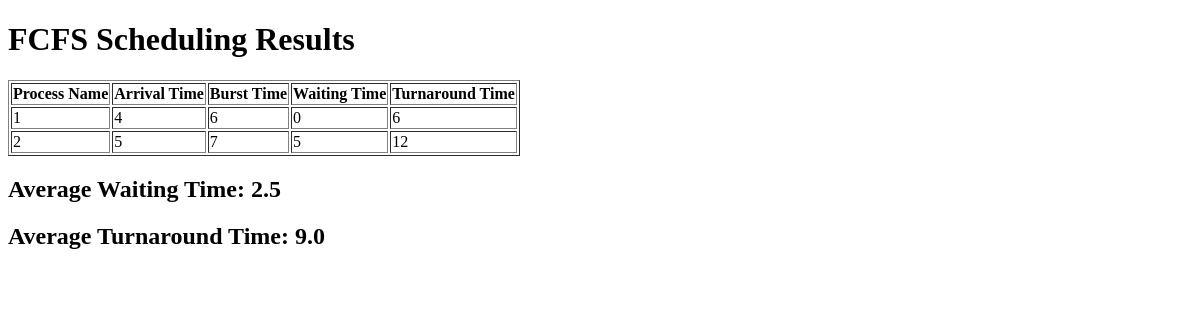
The page /fcfs/ on the database as committed earlier.
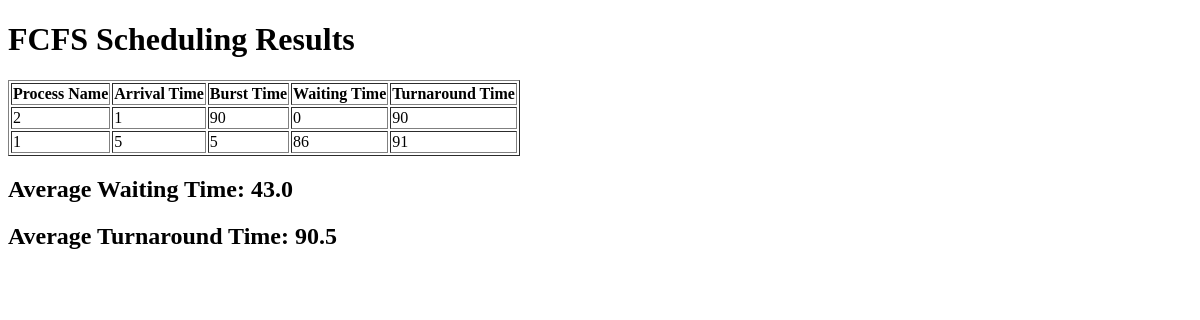
The same page on the database as committed later.
### home/models.py (models this page shows, shortened)
class DynamicProcessModel(models.Model):
    process_name = models.IntegerField()
    arrival_time = models.IntegerField()
    burst_time = models.IntegerField()
    priority = models.IntegerField(default=0)

### home/views.py (the view)
# urls.py: path('fcfs/', views.Fcfsview.as_view(), name='fcfs'),
class Fcfsview(View):
    def get(self, request):
        processes = list(DynamicProcessModel.objects.all().order_by('arrival_time'))
        if processes:
            waiting_times = []
            turnaround_times = []
            current_time = 0
            total_waiting_time = 0
            total_turnaround_time = 0
            process_data = []  # این لیست به جای result استفاده می‌شه
            for process in processes:
                if current_time < process.arrival_time:
                    current_time = process.arrival_time
                waiting_time = current_time - process.arrival_time
                waiting_times.append(waiting_time)
                current_time += process.burst_time
                turnaround_time = current_time - process.arrival_time
                turnaround_times.append(turnaround_time)
                total_waiting_time += waiting_time
                total_turnaround_time += turnaround_time
                process_data.append({
                    'process_name': process.process_name,
                    'arrival_time': process.arrival_time,
                    'burst_time': process.burst_time,
                    'waiting_time': waiting_time,
                    'turnaround_time': turnaround_time,
                })
            avg_waiting_time = total_waiting_time / len(processes)
            avg_turnaround_time = total_turnaround_time / len(processes)
        else:
            avg_waiting_time = 0
            avg_turnaround_time = 0
            process_data = []
        context = {
            'process_data': process_data,  # ارسال لیست process_data به قالب
            'avg_waiting_time': avg_waiting_time,
            'avg_turnaround_time': avg_turnaround_time
        }
        return render(request, 'home/fcfs_result.html', context)

### home/templates/home/fcfs_result.html (shortened to what this page needs)
<!DOCTYPE html>
<html lang="en">
<head>
</head>
<body>
    <h1>FCFS Scheduling Results</h1>
    <table border="1">
        <tr>
            <th>Process Name</th>
            <th>Arrival Time</th>
            <th>Burst Time</th>
            <th>Waiting Time</th>
            <th>Turnaround Time</th>
        </tr>
        {% for data in process_data %}
        <tr>
            <td>{{ data.process_name }}</td>
            <td>{{ data.arrival_time }}</td>
            <td>{{ data.burst_time }}</td>
            <td>{{ data.waiting_time }}</td>
            <td>{{ data.turnaround_time }}</td>
        </tr>
        {% empty %}
        <tr>
            <td colspan="5">No processes available.</td>
        </tr>
        {% endfor %}
    </table>
    <h2>Average Waiting Time: {{ avg_waiting_time }}</h2>
    <h2>Average Turnaround Time: {{ avg_turnaround_time }}</h2>
</body>
</html>

Rows that differ between the two databases and show on the page:
removed DynamicProcessModel: process_name "1", arrival_time "4", burst_time "6", waiting_time "0", turnaround_time "6"
removed DynamicProcessModel: process_name "2", arrival_time "5", burst_time "7", waiting_time "5", turnaround_time "12"
added DynamicProcessModel: process_name "2", arrival_time "1", burst_time "90", waiting_time "0", turnaround_time "90"
added DynamicProcessModel: process_name "1", arrival_time "5", burst_time "5", waiting_time "86", turnaround_time "91"
Other text that changed with them:
{{ avg_waiting_time }}: "2.5" → "43.0"
{{ avg_turnaround_time }}: "9.0" → "90.5"
